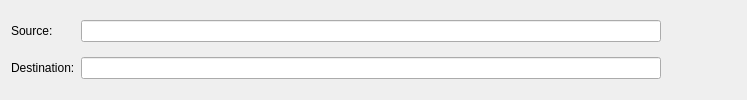
                <widget class="QWidget" name="pathGroup" native="true">
                    <property name="sizePolicy">
                        <sizepolicy hsizetype="Preferred" vsizetype="Preferred">
                            <horstretch>0</horstretch>
                            <verstretch>0</verstretch>
                        </sizepolicy>
                    </property>
                    <property name="minimumSize">
                        <size>
                            <width>747</width>
                            <height>0</height>
                        </size>
                    </property>
                    <layout class="QGridLayout" name="gridLayout_3">
                        <item row="1" column="0">
                            <widget class="QLabel" name="label_14">
                                <property name="sizePolicy">
                                    <sizepolicy hsizetype="Fixed" vsizetype="Preferred">
                                        <horstretch>0</horstretch>
                                        <verstretch>0</verstretch>
                                    </sizepolicy>
                                </property>
                                <property name="text">
                                    <string>Destination:</string>
                                </property>
                                <property name="buddy">
                                    <cstring>textDest</cstring>
                                </property>
                            </widget>
                        </item>
                        <item row="0" column="4">
                            <widget class="QToolButton" name="buttonSourceFolder">
                                <property name="toolTip">
                                    <string>Choose folder</string>
                                </property>
                                <property name="styleSheet">
                                    <string notr="true">QToolButton { border: 0; }</string>
                                </property>
                            </widget>
                        </item>
                        <item row="0" column="5">
                            <widget class="QToolButton" name="buttonDefaultSource">
                                <property name="toolTip">
                                    <string>Restore default upload folder</string>
                                </property>
                                <property name="styleSheet">
                                    <string notr="true">QToolButton { border: 0; }</string>
                                </property>
                            </widget>
                        </item>
                        <item row="0" column="1" colspan="2">
                            <widget class="QLineEdit" name="textSource"/>
                        </item>
                        <item row="0" column="3">
                            <widget class="QToolButton" name="buttonSourceFile">
                                <property name="toolTip">
                                    <string>Choose file</string>
                                </property>
                                <property name="styleSheet">
                                    <string notr="true">QToolButton { border: 0; }</string>
                                </property>
                            </widget>
                        </item>
                        <item row="0" column="0">
                            <widget class="QLabel" name="label_13">
                                <property name="sizePolicy">
                                    <sizepolicy hsizetype="Fixed" vsizetype="Preferred">
                                        <horstretch>0</horstretch>
                                        <verstretch>0</verstretch>
                                    </sizepolicy>
                                </property>
                                <property name="text">
                                    <string>Source:</string>
                                </property>
                                <property name="buddy">
                                    <cstring>textSource</cstring>
                                </property>
                            </widget>
                        </item>
                        <item row="1" column="3">
                            <widget class="QToolButton" name="buttonDest">
                                <property name="toolTip">
                                    <string>Choose folder</string>
                                </property>
                                <property name="styleSheet">
                                    <string notr="true">QToolButton { border: 0; }</string>
                                </property>
                            </widget>
                        </item>
                        <item row="1" column="4">
                            <widget class="QToolButton" name="buttonDefaultDest">
                                <property name="toolTip">
                                    <string>Restore default download folder</string>
                                </property>
                                <property name="styleSheet">
                                    <string notr="true">QToolButton { border: 0; }</string>
                                </property>
                            </widget>
                        </item>
                        <item row="1" column="1" colspan="2">
                            <widget class="QLineEdit" name="textDest"/>
                        </item>
                    </layout>
                </widget>
